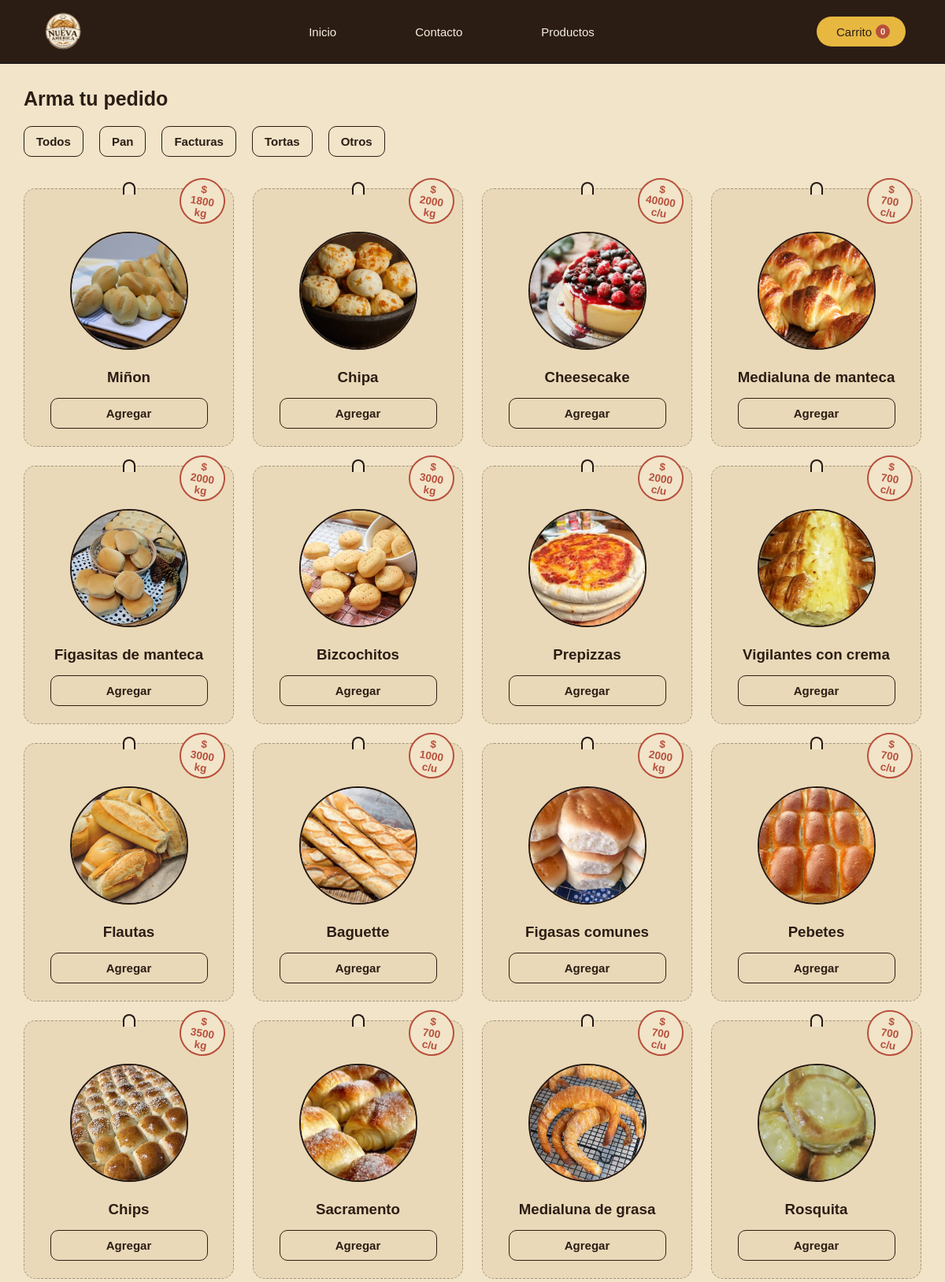
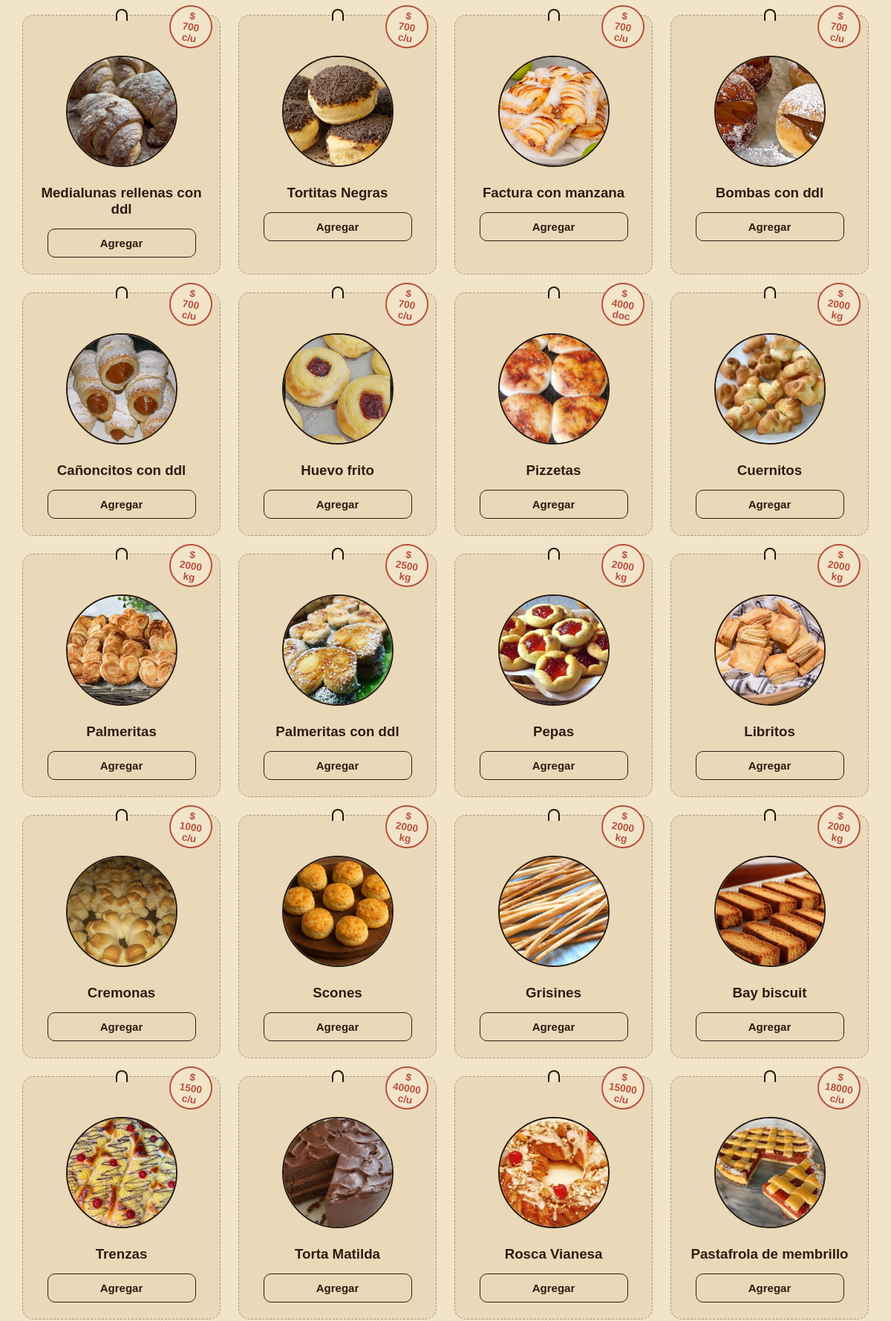
The page /productos (upper part) on the database its author committed (2 pictures, top to bottom).
### tables this page shows
CREATE TABLE "productos" (
	"id"	INTEGER,
	"nombre"	TEXT NOT NULL,
	"precio"	TEXT NOT NULL,
	"categoria"	TEXT NOT NULL,
	"imagen"	BLOB,
	"unidad"	TEXT,
	PRIMARY KEY("id" AUTOINCREMENT)
);

### app.py (the view)
@app.route('/productos')
def productos():
    categoria = request.args.get('categoria')
    conn = get_db_connection()
    if categoria:
        lista_productos = conn.execute(
            'SELECT * FROM productos WHERE categoria = ?', (categoria,)
        ).fetchall()
    else:
        lista_productos = conn.execute ('SELECT * FROM productos').fetchall()
    conn.close()
    return render_template('products.html', productos=lista_productos)

### app.py (called while the page is built)
def get_db_connection():
    conn = sqlite3.connect('panaderia.db')
    conn.row_factory = sqlite3.Row
    return conn

### templates/products.html (shortened to what this page needs)
<!DOCTYPE html>
<html lang="en">
<head>
    <link rel="stylesheet" href="{{ url_for('static', filename='styles/products.css') }}">
    <link rel="stylesheet" href="{{ url_for('static', filename='styles/products_mobile.css') }}">
    <link rel="stylesheet" href="https://cdn.jsdelivr.net/npm/@tabler/icons-webfont@latest/dist/tabler-icons.min.css">
</head>
<body>
    <nav class="nav">
        <img src="{{ url_for('static', filename='images/logo-sin-fondo.png') }}" class="img-logo">
        <ul class="nav-list">
            <a class="nav-links" href="{{ url_for('Home') }}">
                <li class="nav-items">Inicio</li>
            </a>
            <a class="nav-links" href="{{ url_for('contact') }}">
                <li class="nav-items">Contacto</li>
            </a>
            <a class="nav-links" href="#products">
                <li class="nav-items">Productos</li>
            </a>
        </ul>
        <a onclick="openCart()"><div class="shopping-cart">
            <span>Carrito</span>
            <span id="cartCount">0</span>
        </div></a>
    </nav>
    <section id="products">
        <h2>Arma tu pedido</h2>
        <div class="filter">
            <a href="{{ url_for ('productos')}}"><button class="tab">Todos</button></a>
            <a href="{{ url_for ('productos', categoria='pan')}}"><button class="tab">Pan</button></a>
            <a href="{{ url_for ('productos', categoria='facturas')}}"><button class="tab">Facturas</button></a>
            <a href="{{ url_for ('productos', categoria='tortas')}}"><button class="tab">Tortas</button></a>
            <a href="{{ url_for ('productos', categoria='otros')}}"><button class="tab">Otros</button></a>
        </div>
        <div class="grid-content">
            {% for producto in productos %}
            <div class="products-card">
                <div class="card-loop"></div>
                <div class="price">
                    <p>$<br>{{producto['precio']}}<br>{{producto['unidad']}}</p>
                </div>
                <img class="img-product" src="{{ url_for('static', filename='images/Tienda/' + producto['imagen']) }}" >
                <h3>{{producto['nombre']}}</h3>
                <button class="add"
                    data-id="{{producto['id']}}"
                    data-name="{{producto['nombre']}}"
                    data-price="{{producto['precio']}}">
                    Agregar
                </button>
            </div>
            {% endfor %}
        </div>
    </section>
</body>
</html>

### static/styles/products.css (style rules this page uses)
* { padding:0; margin:0; box-sizing:border-box; font-family:sans-serif; }
.nav { display: flex; align-items: center; background-color: #2B1D14; padding: 10px 20px; border-bottom: 1px solid #111; }
.nav img { max-width: 100%; width: 60px; margin-left: 30px; }
.nav-list { display: flex; flex-direction: row; padding: 0 15px; gap: 100px; align-items: center; justify-content: center; list-style: none; width: 100%; }
.nav-links { position: relative; font-size: 15px; text-decoration: none; color: #F6EEDD; }
.shopping-cart { display: flex; align-items: center; gap: 5px; margin-right: 30px; font-size: 15px; color: #2B1D14; background-color: #E7B740; padding: 10px 20px; width: fit-content; border-radius: 20px; cursor: pointer; }
#cartCount { background: #B8503C; color: #F6EEDD; font-size: 11px; font-weight: 700; border-radius: 50%; width: 18px; height: 18px; display: flex; align-items: center; justify-content: center; flex-shrink: 0; }
.nav-links::after { content: ''; position: absolute; bottom: -2px; left: 0; width: 0; height: 1px; background: #E7B740; transition: width .25s ease; }
.filter { display: flex; width: 100%; align-items: center; padding: 20px 0 0 20px; }
.tab { text-decoration: none; padding: 10px 15px; font-size: 16px; margin: 0 10px; background-color: transparent; border-radius: 10px; font-size: 15px; font-weight: 600; border: 1px solid #2B1D14; color: #2B1D14; cursor: pointer; }
#products { width: 100%; display: flex; flex-direction:column ; background-color: #F1E4C9; align-items: stretch; }
#products h2 { font-size: 25px; color: #2B1D14; margin: 30px 0 0 30px; }
.grid-content { display: grid; grid-template-columns: repeat(auto-fill, minmax(250px,1fr)); gap: 24px; padding: 40px 30px; width: 100%; }
.products-card { position: relative; background: #EAD9B8; border: 1.5px dashed rgba(36,24,18,0.35); border-radius: 15px; padding: 34px 22px 22px; text-align: center; color: #2B1D14; }
.img-product { max-width: 100%; width: 150px; height: 150px; object-fit: cover; border-radius: 50%; margin: 20px 20px; border: 2px solid #241812; }
.card-loop { position: absolute; top: -9px; left: 50%; transform: translateX(-50%); width: 16px; height: 16px; border: 2px solid #241812; border-bottom: none; border-radius: 16px 16px 0 0; background: #F1E4C9; }
.price { position: absolute; top: -14px; right: 10px; width: 58px; height: 58px; border-radius: 50%; border: 2px solid #B8503C; color: #B8503C; display: flex; align-items: center; justify-content: center; flex-direction: column; transform: rotate(9deg); font-weight: 700; background: #F1E4C9; font-size: .85rem; }
.add { margin: 15px 0 0; padding: 10px 14px; background-color: transparent; border-radius: 10px; font-size: 15px; font-weight: 600; border: 1px solid #2B1D14; color: #2B1D14; width: 200px; cursor: pointer; }

### rows shown on the page
productos: precio "1800", unidad "kg", imagen (picture), nombre "Miñon"
productos: precio "2000", unidad "kg", imagen (picture), nombre "Chipa"
productos: precio "40000", unidad "c/u", imagen (picture), nombre "Cheesecake"
productos: precio "700", unidad "c/u", imagen (picture), nombre "Medialuna de manteca"
productos: precio "2000", unidad "kg", imagen (picture), nombre "Figasitas de manteca"
productos: precio "3000", unidad "kg", imagen (picture), nombre "Bizcochitos"
productos: precio "2000", unidad "c/u", imagen (picture), nombre "Prepizzas"
productos: precio "700", unidad "c/u", imagen (picture), nombre "Vigilantes con crema"
productos: precio "3000", unidad "kg", imagen (picture), nombre "Flautas"
productos: precio "1000", unidad "c/u", imagen (picture), nombre "Baguette"
productos: precio "2000", unidad "kg", imagen (picture), nombre "Figasas comunes"
productos: precio "700", unidad "c/u", imagen (picture), nombre "Pebetes"
productos: precio "3500", unidad "kg", imagen (picture), nombre "Chips"
productos: precio "700", unidad "c/u", imagen (picture), nombre "Sacramento"
productos: precio "700", unidad "c/u", imagen (picture), nombre "Medialuna de grasa"
productos: precio "700", unidad "c/u", imagen (picture), nombre "Rosquita"
productos: precio "700", unidad "c/u", imagen (picture), nombre "Medialunas rellenas con ddl"
productos: precio "700", unidad "c/u", imagen (picture), nombre "Tortitas Negras"
productos: precio "700", unidad "c/u", imagen (picture), nombre "Factura con manzana"
productos: precio "700", unidad "c/u", imagen (picture), nombre "Bombas con ddl"
productos: precio "700", unidad "c/u", imagen (picture), nombre "Cañoncitos con ddl"
productos: precio "700", unidad "c/u", imagen (picture), nombre "Huevo frito"
productos: precio "4000", unidad "doc", imagen (picture), nombre "Pizzetas"
productos: precio "2000", unidad "kg", imagen (picture), nombre "Cuernitos"
productos: precio "2000", unidad "kg", imagen (picture), nombre "Palmeritas"
productos: precio "2500", unidad "kg", imagen (picture), nombre "Palmeritas con ddl"
productos: precio "2000", unidad "kg", imagen (picture), nombre "Pepas"
productos: precio "2000", unidad "kg", imagen (picture), nombre "Libritos"
productos: precio "1000", unidad "c/u", imagen (picture), nombre "Cremonas"
productos: precio "2000", unidad "kg", imagen (picture), nombre "Scones"
productos: precio "2000", unidad "kg", imagen (picture), nombre "Grisines"
productos: precio "2000", unidad "kg", imagen (picture), nombre "Bay biscuit"
productos: precio "1500", unidad "c/u", imagen (picture), nombre "Trenzas"
productos: precio "40000", unidad "c/u", imagen (picture), nombre "Torta Matilda"
productos: precio "15000", unidad "c/u", imagen (picture), nombre "Rosca Vianesa"
productos: precio "18000", unidad "c/u", imagen (picture), nombre "Pastafrola de membrillo"
